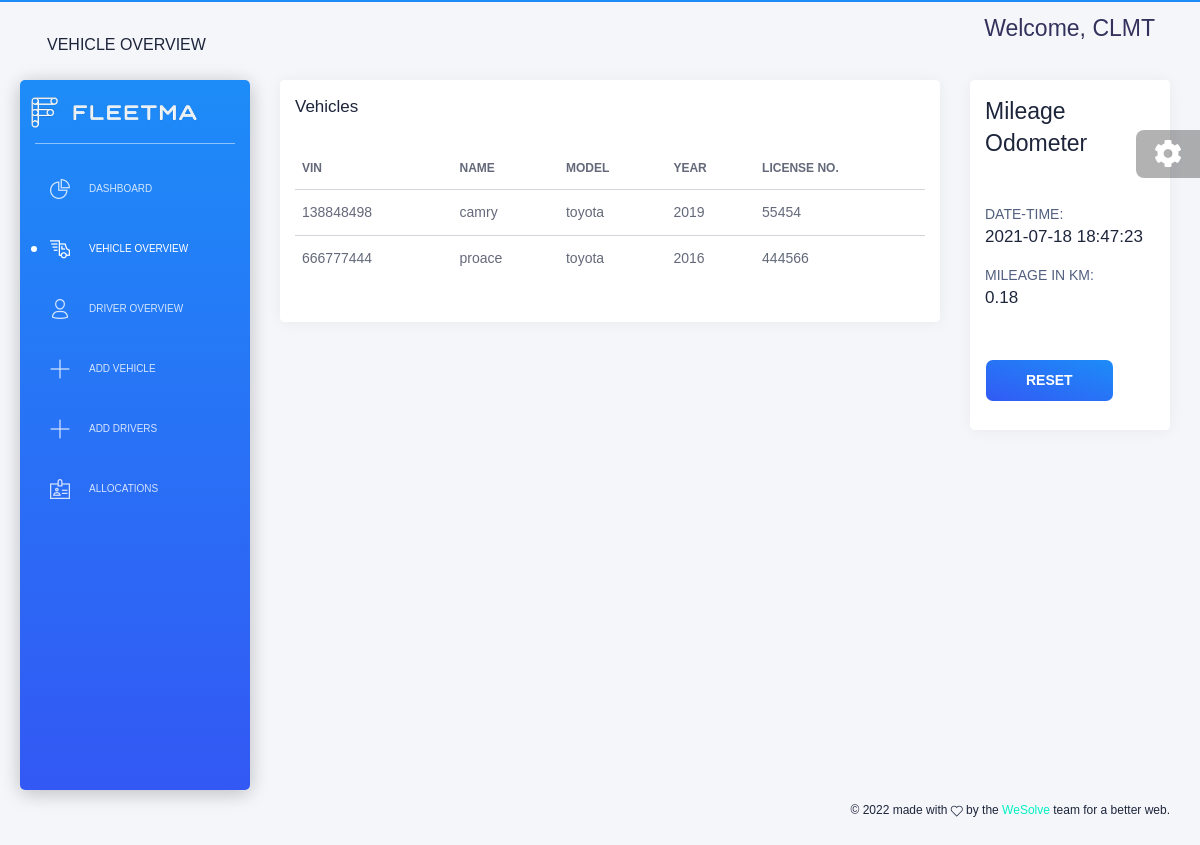
The page /examples/vehicles.php (signed in) on the database its author committed.
### tables this page shows
CREATE TABLE `vehicles` (
  `vehicle_name` text NOT NULL,
  `vehicle_model` text NOT NULL,
  `model_year` int(4) NOT NULL,
  `license_number` text NOT NULL,
  `VIN` int(11) NOT NULL,
  `id` int(11) NOT NULL
);

CREATE TABLE `distance_conditions` (
  `distance` double NOT NULL,
  `id` int(11) NOT NULL,
  `created_at` datetime NOT NULL
);

### public_html/backend/get_vehicles.php (called while the page is built)
<?php
require_once('connections/connections.php');
$select_vehicles = "SELECT * FROM `vehicles`";
$query_vehicles = mysqli_query($con, $select_vehicles);
?>

### public_html/backend/get_distance.php (called while the page is built)
<?php
require_once('connections/connections.php');
$select_distance = "SELECT * FROM `distance_conditions`";
$query_distance = mysqli_query($con, $select_distance);
?>

### public_html/examples/vehicles.php (the view, shortened to what this page needs)
 <?php
include('../backend/create_vehicle.php');
?>
<!DOCTYPE html>
<html lang="en">
<head>
  <link href="https://use.fontawesome.com/releases/v5.0.6/css/all.css" rel="stylesheet">
  <link href="../assets/css/nucleo-icons.css" rel="stylesheet" />
  <link href="../assets/css/black-dashboard.css?v=1.0.0" rel="stylesheet" />
  <link href="../assets/demo/demo.css" rel="stylesheet" />
</head>
<body class="white-body white-content">
  <div class="wrapper">
    <div class="sidebar" data="blue">
      <div class="sidebar-wrapper">
        <div class="logo">
          <a href="javascript:void(0)" class="simple-text logo-normal">
            <img style="width: 80%;" src="../assets/img/logo.png" alt="">
          </a>
        </div>
        <ul class="nav">
          <li>
            <a href="./dashboard.php">
              <i class="tim-icons icon-chart-pie-36"></i>
              <p>Dashboard</p>
            </a>
          </li>
          <li class="active">
            <a href="./vehicles.php">
              <i class="tim-icons icon-delivery-fast"></i>
              <p>Vehicle Overview</p>
            </a>
          </li>
          <li>
            <a href="./drivers.php">
              <i class="tim-icons icon-single-02"></i>
              <p>Driver Overview</p>
            </a>
          </li>
          <li>
            <a href="./add-vehicle.php">
              <i class="tim-icons icon-simple-add"></i>
              <p>
                Add Vehicle
              </p>
            </a>
          </li>
          <li>
            <a href="./add-drivers.php">
              <i class="tim-icons icon-simple-add"></i>
              <p>Add Drivers</p>
            </a>
          </li>
          <li>
            <a href="./allocationsphp">
              <i class="tim-icons icon-badge"></i>
              <p>Allocations</p>
            </a>
          </li>
        </ul>
      </div>
    </div>
    <div class="main-panel" data="blue">
      <nav class="navbar navbar-expand-lg navbar-absolute navbar-transparent">
        <div class="container-fluid">
          <div class="navbar-wrapper">
            <a class="navbar-brand" href="javascript:void(0)">Vehicle Overview</a>
          </div>
          <div id="navigation">
            <ul class="navbar-nav ml-auto">
              <div class="navbar-wrapper d-flex align-items-center">
                <div class="h3 display d-flex align-self-center">Welcome, CLMT</div>
              </div>
            </ul>
          </div>
        </div>
      </nav>
      <div class="content">
        <div class="row">
          <div class="col-md-9">
            <div class="card ">
              <div class="card-header">
                <h4 class="card-title">Vehicles </h4>
              </div>
              <div class="card-body">
                <div class="table-responsive table-hover">
                  <table class="table tablesorter " id="">
                    <thead class=" text-primary">
                      <tr>
                        <th>VIN</th>
                        <th>Name</th>
                        <th>Model</th>
                        <th>Year</th>
                        <th>License no.</th>
                      </tr>
                    </thead>
                    <tbody>
                    <?php include('../backend/get_vehicles.php');
                    if($query_vehicles){
                    while($vehicles = mysqli_fetch_assoc($query_vehicles)){
                    ?>
                    <tr>
                      <td><?php echo $vehicles['VIN']; ?></td>
                      <td><?php echo $vehicles['vehicle_name']; ?></td>
                      <td><?php echo $vehicles['vehicle_model']; ?></td>
                      <td><?php echo $vehicles['model_year']; ?></td>
                      <td><?php echo $vehicles['license_number']; ?></td>
                    </tr>
                    <?php }
                    }?>
                    </tbody>
                  </table>
                </div>
              </div>
            </div>
          </div>
           <div class="col-md-3">
               <div class="card">
                   <div class="card-header">
                       <h3>Mileage Odometer</h3>
                   </div>
                   <div class="card-body">
                            <?php include('../backend/get_distance.php');
                    if($query_distance){
                    while($distance_ = mysqli_fetch_assoc($query_distance)){
                    ?>
                    <tr>
                        DATE-TIME:
                   <h4> <td><?php echo $distance_['created_at']; ?></td> </h4>
                        MILEAGE IN KM:
                    <h4>  <td><?php echo $distance_['distance']; ?></td> </h4>
                    </tr>
                    <?php }
                    }?>
                   </div>
                   <div class="card-footer">
                       <form method="post" action="">
                           <div class="form-group">
                        <input type="submit" class="btn btn-info" name="reset" id="reset" value="RESET"
                          >
                      </div>
                       </form>
                   </div>
               </div>
           </div>
          </div>
        </div>
      </div>
      <footer class="footer">
        <div class="container-fluid">
          <div class="copyright">
            ©
             made with <i class="tim-icons icon-heart-2"></i> by the
            <a href="javascript:void(0)" target="_blank">WeSolve</a> team for a better web.
          </div>
        </div>
      </footer>
    </div>
  <div class="fixed-plugin">
    <div class="dropdown show-dropdown">
      <a href="#" data-toggle="dropdown">
        <i class="fa fa-cog fa-2x"> </i>
      </a>
    </div>
  </div>
</body>
</html>

### public_html/assets/demo/demo.css (style rules this page uses)
[class*="btn"] { font-family: 'Metropolis', sans-serif; font-weight: bold; }
p { font-family: 'Metropolis', sans-serif; }
.white-content { font-family: 'Gilroy',sans-serif; }

### rows shown on the page
vehicles: VIN "138848498", vehicle_name "camry", vehicle_model "toyota", model_year "2019", license_number "55454"
vehicles: VIN "666777444", vehicle_name "proace", vehicle_model "toyota", model_year "2016", license_number "444566"
distance_conditions: created_at "2021-07-18 18:47:23", distance "0.18"
